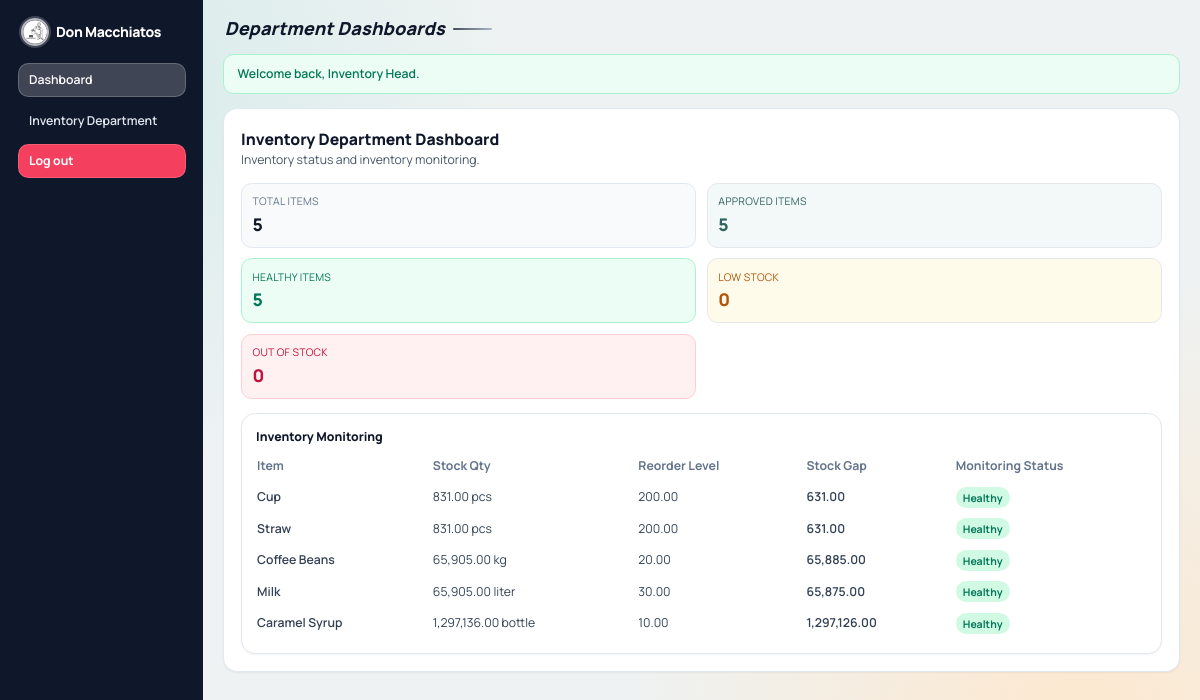
Before: /dashboard.php (signed in) with the older database file.
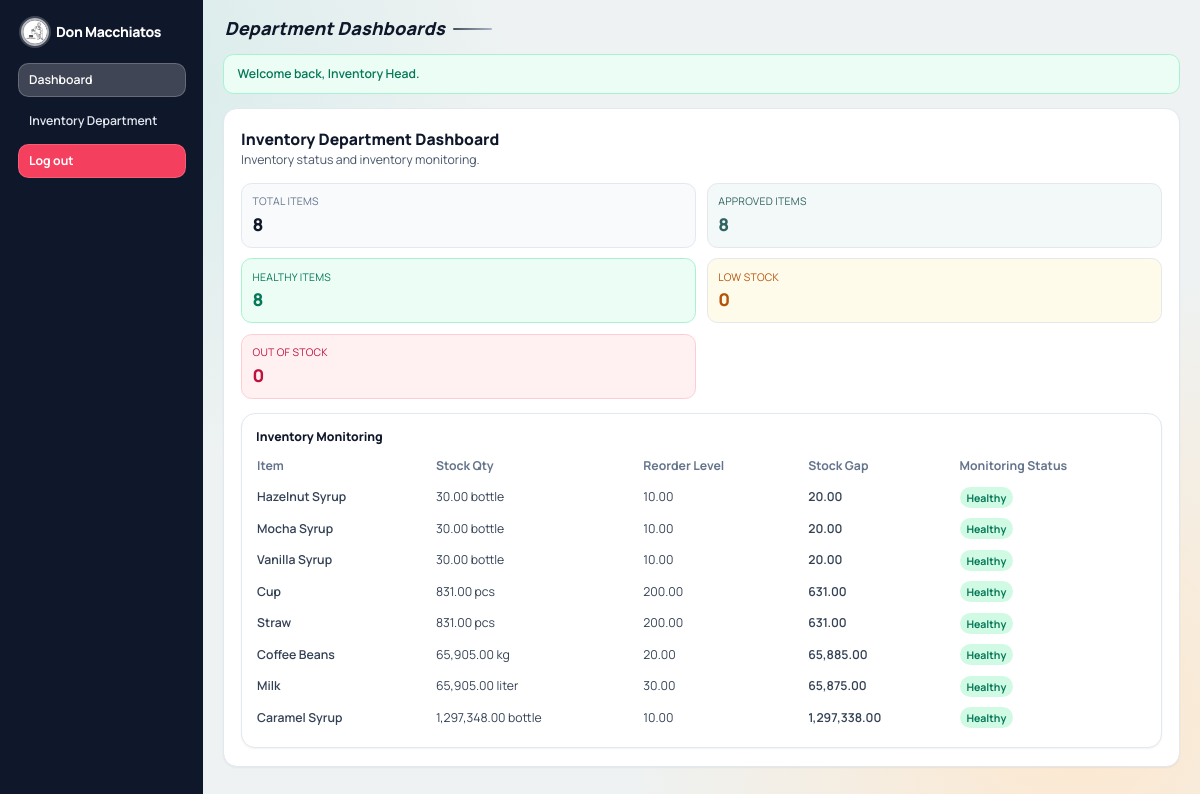
After: the same page with the newer database file.
### tables this page shows
CREATE TABLE `inventory_items` (
  `id` int(10) UNSIGNED NOT NULL,
  `item_name` varchar(120) NOT NULL,
  `unit` varchar(30) NOT NULL,
  `stock_qty` decimal(12,2) NOT NULL DEFAULT 0.00,
  `reorder_level` decimal(12,2) NOT NULL DEFAULT 0.00,
  `per_cup_qty` decimal(12,2) NOT NULL DEFAULT 1.00,
  `per_straw_qty` decimal(12,2) NOT NULL DEFAULT 1.00,
  `notes` text DEFAULT NULL,
  `status` enum('pending','approved','rejected') NOT NULL DEFAULT 'pending',
  `submitted_by` int(10) UNSIGNED DEFAULT NULL,
  `approved_by` int(10) UNSIGNED DEFAULT NULL,
  `approval_note` text DEFAULT NULL,
  `approved_at` datetime DEFAULT NULL,
  `created_at` datetime NOT NULL DEFAULT current_timestamp(),
  `updated_at` datetime NOT NULL DEFAULT current_timestamp() ON UPDATE current_timestamp()
);

### includes/functions.php (called while the page is built, shortened)
<?php
function e($value): string
{
    return htmlspecialchars((string) $value, ENT_QUOTES, 'UTF-8');
}
function consume_flashes(): array
{
    $flashes = $_SESSION['flashes'] ?? [];
    return $flashes;
}
function departments(): array
{
    global $DEPARTMENTS;
    return $DEPARTMENTS;
}
function can_user_access_department(array $user, string $departmentKey): bool
{
    return ($user['role'] ?? null) === ROLE_DEPARTMENT_HEAD && ($user['department'] ?? '') === $departmentKey;
}

### config.php (called while the page is built, shortened)
<?php
$DEPARTMENTS = [
    'purchasing' => 'Purchasing Department',
    'inventory' => 'Inventory Department',
    'production' => 'Production Department',
    'sales' => 'Sales Department',
    'accounting' => 'Accounting Department',
    'crm' => 'CRM Department',
    'marketing' => 'Marketing Department',
];

### dashboard.php (the view, shortened to what this page needs)
<?php
$user = current_user();
$pdo = db();
$canAccessPurchasing = can_user_access_department($user ?? [], 'purchasing');
$canAccessInventory = can_user_access_department($user ?? [], 'inventory');
$inventoryStatusSnapshot = [
    'total_items' => 0,
    'approved_items' => 0,
    'total_stock_qty' => 0.0,
    'low_stock' => 0,
    'out_of_stock' => 0,
    'healthy_stock' => 0,
];
$inventoryMonitoringRows = [];
if ($canAccessPurchasing || $canAccessInventory) {
    $inventoryStatusRow = $pdo->query("SELECT
        COUNT(*) AS total_items,
        COALESCE(SUM(CASE WHEN status = 'approved' THEN 1 ELSE 0 END), 0) AS approved_items,
        COALESCE(SUM(stock_qty), 0) AS total_stock_qty,
        COALESCE(SUM(CASE WHEN stock_qty <= 0 THEN 1 ELSE 0 END), 0) AS out_of_stock,
        COALESCE(SUM(CASE WHEN stock_qty > 0 AND stock_qty <= reorder_level THEN 1 ELSE 0 END), 0) AS low_stock,
        COALESCE(SUM(CASE WHEN stock_qty > reorder_level THEN 1 ELSE 0 END), 0) AS healthy_stock
    FROM inventory_items")->fetch() ?: [];
    $inventoryStatusSnapshot = [
        'total_items' => (int) ($inventoryStatusRow['total_items'] ?? 0),
        'approved_items' => (int) ($inventoryStatusRow['approved_items'] ?? 0),
        'total_stock_qty' => (float) ($inventoryStatusRow['total_stock_qty'] ?? 0),
        'low_stock' => (int) ($inventoryStatusRow['low_stock'] ?? 0),
        'out_of_stock' => (int) ($inventoryStatusRow['out_of_stock'] ?? 0),
        'healthy_stock' => (int) ($inventoryStatusRow['healthy_stock'] ?? 0),
    ];
}
if ($canAccessInventory) {
    $inventoryMonitoringRows = $pdo->query("SELECT
        item_name,
        stock_qty,
        unit,
        reorder_level,
        (stock_qty - reorder_level) AS stock_gap,
        CASE
            WHEN stock_qty <= 0 THEN 'out'
            WHEN stock_qty <= reorder_level THEN 'low'
            WHEN stock_qty <= (reorder_level * 1.5) THEN 'watch'
            ELSE 'healthy'
        END AS monitoring_status
    FROM inventory_items
    ORDER BY
        CASE
            WHEN stock_qty <= 0 THEN 0
            WHEN stock_qty <= reorder_level THEN 1
            WHEN stock_qty <= (reorder_level * 1.5) THEN 2
            ELSE 3
        END,
        stock_qty ASC,
        item_name ASC
    LIMIT 12")->fetchAll() ?: [];
}
$pageTitle = 'Department Dashboards';
$activePage = 'dashboard';
require_once __DIR__ . '/includes/layout_top.php';
?>
<?php if ($canAccessInventory): ?>
<section class="mt-8 space-y-4 rounded-2xl border border-slate-200 bg-white p-5 shadow-sm">
    <div>
        <h3 class="text-lg font-extrabold text-slate-900">Inventory Department Dashboard</h3>
        <p class="text-sm text-slate-600">Inventory status and inventory monitoring.</p>
    </div>
    <div class="grid gap-3 sm:grid-cols-2 xl:grid-cols-5">
        <div class="rounded-xl border border-slate-200 bg-slate-50 p-3">
            <p class="text-xs uppercase tracking-wide text-slate-500">Total Items</p>
            <p class="mt-1 text-xl font-black text-slate-900"><?= e((string) $inventoryStatusSnapshot['total_items']) ?></p>
        </div>
        <div class="rounded-xl border border-brand-200 bg-brand-50 p-3">
            <p class="text-xs uppercase tracking-wide text-brand-700">Approved Items</p>
            <p class="mt-1 text-xl font-black text-brand-700"><?= e((string) $inventoryStatusSnapshot['approved_items']) ?></p>
        </div>
        <div class="rounded-xl border border-emerald-200 bg-emerald-50 p-3">
            <p class="text-xs uppercase tracking-wide text-emerald-700">Healthy Items</p>
            <p class="mt-1 text-xl font-black text-emerald-700"><?= e((string) $inventoryStatusSnapshot['healthy_stock']) ?></p>
        </div>
        <div class="rounded-xl border border-amber-200 bg-amber-50 p-3">
            <p class="text-xs uppercase tracking-wide text-amber-700">Low Stock</p>
            <p class="mt-1 text-xl font-black text-amber-700"><?= e((string) $inventoryStatusSnapshot['low_stock']) ?></p>
        </div>
        <div class="rounded-xl border border-rose-200 bg-rose-50 p-3">
            <p class="text-xs uppercase tracking-wide text-rose-700">Out of Stock</p>
            <p class="mt-1 text-xl font-black text-rose-700"><?= e((string) $inventoryStatusSnapshot['out_of_stock']) ?></p>
        </div>
    </div>
    <article class="rounded-2xl border border-slate-200 bg-white p-4 shadow-sm">
        <h4 class="text-sm font-extrabold text-slate-900">Inventory Monitoring</h4>
        <div class="table-scroll mt-3">
            <table class="stack-table w-full min-w-[680px] text-sm">
                <thead>
                <tr class="text-left text-slate-500">
                    <th class="pb-2 pr-4" data-priority="high">Item</th>
                    <th class="pb-2 pr-4" data-priority="high">Stock Qty</th>
                    <th class="pb-2 pr-4" data-priority="medium">Reorder Level</th>
                    <th class="pb-2 pr-4" data-priority="medium">Stock Gap</th>
                    <th class="pb-2" data-priority="high">Monitoring Status</th>
                </tr>
                </thead>
                <tbody class="text-slate-700">
                <?php if ($inventoryMonitoringRows): ?>
                    <?php foreach ($inventoryMonitoringRows as $monitoringRow): ?>
                        <?php
                        $monitoringStatus = (string) ($monitoringRow['monitoring_status'] ?? 'watch');
                        $monitoringClass = 'bg-amber-100 text-amber-700';
                        $monitoringLabel = 'Watch';
                        if ($monitoringStatus === 'out') {
                            $monitoringClass = 'bg-rose-100 text-rose-700';
                            $monitoringLabel = 'Out of Stock';
                        } elseif ($monitoringStatus === 'low') {
                            $monitoringClass = 'bg-orange-100 text-orange-700';
                            $monitoringLabel = 'Low Stock';
                        } elseif ($monitoringStatus === 'healthy') {
                            $monitoringClass = 'bg-emerald-100 text-emerald-700';
                            $monitoringLabel = 'Healthy';
                        }
                        ?>
                        <tr class="border-t border-slate-100">
                            <td class="py-2 pr-4 font-semibold"><?= e((string) ($monitoringRow['item_name'] ?? '-')) ?></td>
                            <td class="py-2 pr-4"><?= e(number_format((float) ($monitoringRow['stock_qty'] ?? 0), 2)) ?> <?= e((string) ($monitoringRow['unit'] ?? '')) ?></td>
                            <td class="py-2 pr-4"><?= e(number_format((float) ($monitoringRow['reorder_level'] ?? 0), 2)) ?></td>
                            <td class="py-2 pr-4 font-semibold <?= (float) ($monitoringRow['stock_gap'] ?? 0) < 0 ? 'text-rose-700' : 'text-slate-700' ?>"><?= e(number_format((float) ($monitoringRow['stock_gap'] ?? 0), 2)) ?></td>
                            <td class="py-2"><span class="rounded-full px-2 py-1 text-xs font-bold <?= e($monitoringClass) ?>"><?= e($monitoringLabel) ?></span></td>
                        </tr>
                    <?php endforeach; ?>
                <?php else: ?>
                    <tr><td colspan="5" class="py-3 text-slate-500">No inventory monitoring records available.</td></tr>
                <?php endif; ?>
                </tbody>
            </table>
        </div>
    </article>
</section>
<?php endif; ?>
<?php require_once __DIR__ . '/includes/layout_bottom.php'; ?>

### includes/layout_top.php (shortened to what this page needs)
<?php
$user = current_user();
$navClass = static function (bool $active): string {
    if ($active) {
        return 'bg-white/20 text-white border border-white/20';
    }
    return 'text-slate-200 border border-transparent hover:bg-white/10 hover:border-white/20';
};
$tailwindCssFile = __DIR__ . '/../assets/css/tailwind.css';
$tailwindCssVersion = is_file($tailwindCssFile) ? (string) filemtime($tailwindCssFile) : '1';
$fontCssFile = __DIR__ . '/../assets/css/fonts.css';
$fontCssVersion = is_file($fontCssFile) ? (string) filemtime($fontCssFile) : '1';
?>
<!doctype html>
<html lang="en">
<head>
    <link rel="stylesheet" href="assets/css/fonts.css?v=<?= e($fontCssVersion) ?>">
    <link rel="stylesheet" href="assets/css/tailwind.css?v=<?= e($tailwindCssVersion) ?>">
</head>
<body>
<div class="min-h-screen flex w-full overflow-x-hidden">
    <aside class="app-sidebar hidden md:flex md:fixed md:inset-y-0 md:left-0 md:flex-col md:overflow-y-auto bg-slate-900 text-slate-100 p-4 lg:p-5">
        <div>
            <div class="mb-5 flex items-center gap-2 px-1">
                <img src="don.jpg" alt="DM Hub branding" class="h-8 w-8 rounded-full border-2 border-white/70 ring-2 ring-white/20 object-cover shadow">
                <h1 class="overflow-hidden text-ellipsis whitespace-nowrap text-base font-extrabold tracking-tight text-white"><?= e(APP_NAME) ?></h1>
            </div>
            <nav class="space-y-2">
                <a href="dashboard.php" class="block rounded-xl px-3 py-2 text-sm font-semibold <?= $navClass($activePage === 'dashboard') ?>">Dashboard</a>
                <?php foreach (departments() as $departmentKey => $departmentName): ?>
                    <?php if (can_user_access_department($user ?? [], $departmentKey)): ?>
                        <a href="department.php?dept=<?= e($departmentKey) ?>" class="block rounded-xl px-3 py-2 text-sm font-semibold <?= $navClass($activePage === 'department_' . $departmentKey) ?>"><?= e($departmentName) ?></a>
                    <?php endif; ?>
                <?php endforeach; ?>
                <a href="logout.php" class="mt-3 block rounded-xl border border-rose-300/30 bg-rose-500 px-3 py-2 text-sm font-bold text-white hover:bg-rose-400">Log out</a>
            </nav>
        </div>
    </aside>
    <main class="app-main flex-1">
        <div class="app-content-wrap">
            <header class="app-page-title-wrap" role="banner">
                <div class="app-page-title-main">
                    <h2 class="app-page-title text-slate-900"><?= e($pageTitle) ?></h2>
                    <span class="app-page-title-accent" aria-hidden="true"></span>
                </div>
            </header>
            <?php foreach (consume_flashes() as $flash): ?>
                <div class="mb-4 rounded-xl border px-4 py-3 text-sm font-semibold <?= $flash['type'] === 'success' ? 'border-emerald-200 bg-emerald-50 text-emerald-700' : 'border-rose-200 bg-rose-50 text-rose-700' ?>">
                    <?= e($flash['message']) ?>
                </div>
            <?php endforeach; ?>

### includes/layout_bottom.php
        </div>
    </main>
</div>
</body>
</html>

### includes/layout_top.php (style rules this page uses)
:root { --canvas: #eef2f2; --text-main: #0f172a; --app-sidebar-md: 13.5rem; --app-sidebar-lg: 14.5rem; --app-content-x: 0.75rem; --app-content-y: 0.75rem; --app-card-pad: 1rem; --app-title-size: 1.35rem; --app-title-line: 1.25; --mobile-topbar-x: 0.75rem; --mobile-topbar-y: 0.75rem; --mobile-chip-font: 0.72rem; --mobile-chip-pad-x: 0.75rem; --mobile-chip-pad-y: 0.25rem; --table-scroll-edge: -0.25rem; --table-scroll-pad: 0.25rem; --stack-row-gap: 0.75rem; --stack-card-pad-y: 0.25rem; --stack-card-pad-x: 0.75rem; --stack-cell-font: 0.83rem; --stack-label-font: 0.64rem; }
*, *::before, *::after { box-sizing: border-box; }
html { font-size: 14px; }
body { font-family: 'Manrope', sans-serif; background: radial-gradient(circle at 10% 10%, #d8eceb 0%, transparent 30%), radial-gradient(circle at 90% 90%, #fde8cf 0%, transparent 35%), var(--canvas); color: var(--text-main); margin: 0; min-width: 320px; overflow-x: hidden; }
.app-sidebar { width: 100%; }
.app-main { min-width: 0; }
@media (min-width: 768px) { .app-sidebar { width: var(--app-sidebar-md); } }
@media (min-width: 768px) { .app-main { margin-left: var(--app-sidebar-md); } }
@media (min-width: 1024px) { .app-sidebar { width: var(--app-sidebar-lg); } }
@media (min-width: 1024px) { .app-main { margin-left: var(--app-sidebar-lg); } }
.app-content-wrap { padding: var(--app-content-y) var(--app-content-x); }
.app-page-title-wrap { margin: 0 0 0.9rem; padding: 0.1rem 0.15rem; display: flex; align-items: center; justify-content: space-between; gap: 0.75rem; flex-wrap: wrap; }
.app-page-title-main { display: inline-flex; align-items: center; gap: 0.55rem; min-width: 0; }
.app-page-title { font-size: 18px; line-height: 1.2; font-weight: 800; font-style: italic; letter-spacing: 0.01em; margin: 0; }
.app-page-title-accent { display: inline-block; width: 2.8rem; height: 2px; border-radius: 999px; background: linear-gradient(90deg, #0f172a 0%, #94a3b8 100%); opacity: 0.75; }
.table-scroll { overflow-x: auto; -webkit-overflow-scrolling: touch; scrollbar-width: thin; }
.table-scroll table { border-collapse: separate; border-spacing: 0; }
@media (min-width: 1024px) and (max-width: 1279px) { :root { --app-content-x: 1.4rem; --app-content-y: 1.2rem; --app-card-pad: 1.22rem; --app-title-size: 1.72rem; } }

Changed rows visible on the page:
added inventory_items: item_name "Hazelnut Syrup", stock_qty "30.00", unit "bottle", reorder_level "10.00", stock_gap "20.00", monitoringLabel "Healthy"
added inventory_items: item_name "Mocha Syrup", stock_qty "30.00", unit "bottle", reorder_level "10.00", stock_gap "20.00", monitoringLabel "Healthy"
added inventory_items: item_name "Vanilla Syrup", stock_qty "30.00", unit "bottle", reorder_level "10.00", stock_gap "20.00", monitoringLabel "Healthy"
changed inventory_items "Caramel Syrup": stock_qty "1,297,136.00" → "1,297,348.00"; stock_gap "1,297,126.00" → "1,297,338.00"
Other visible differences:
$inventoryStatusSnapshot['total_items']: "5" → "8"
$inventoryStatusSnapshot['approved_items']: "5" → "8"
$inventoryStatusSnapshot['healthy_stock']: "5" → "8"
